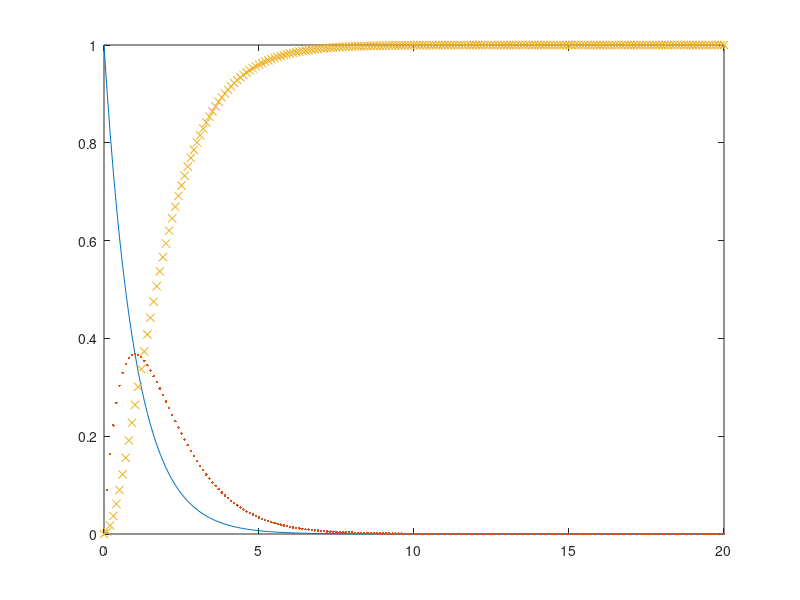

MATLAB code for this plot:
function abcreactoroctave
%simple model

%A-k1->B
%B-k2->C

%dA/dt=-k1*A
%dB/dt=k1*A-k2*B
%dC/dt=k2*B

%reaction rates
k1=1;
k2=1;

%intial concentrations
A=1;
B=0;
C=0;

y0= [A,B,C];

%time span seconds
t = 0:0.1:20;

% setup and run the matlab integration solver
y = lsode("ignfun", y0, t);

% plot the results
 figure

plot(t, y(:, 1))
hold on;
plot(t, y(:, 2),'.')
hold on;
plot(t, y(:, 3),'x')


	function dydt = ignfun(y,t)
        k1=1;
        k2=1;
        dydt = zeros(3,1);%do i need this line? or is it just making everything zero?
        dydt(1)=-k1*y(1);
        dydt(2)=k1*y(1)-k2*y(2); %should set up with wdot function, and nu function
        dydt(3)=k2*y(2);
    end

end
